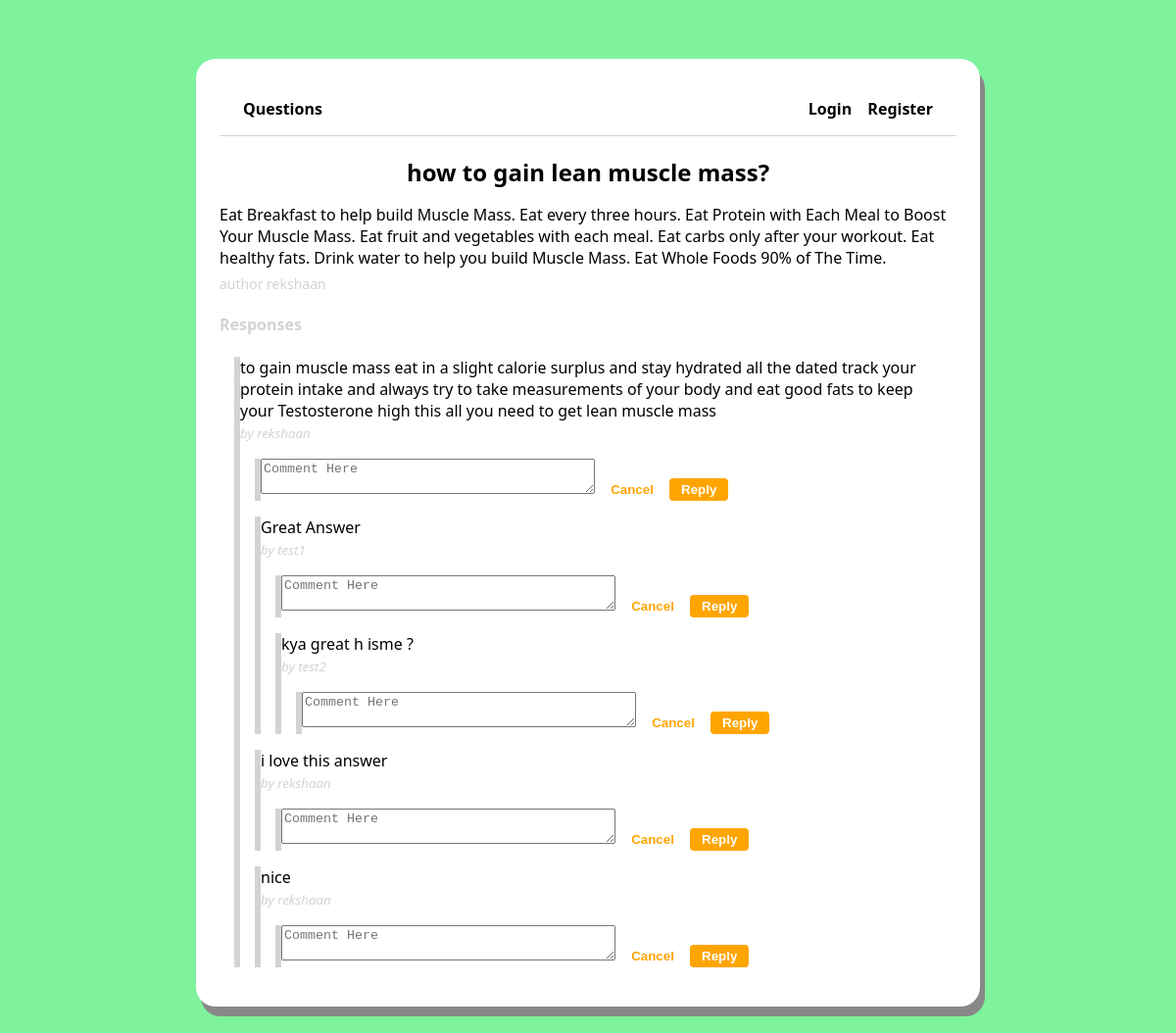
Screenshot of /question/3 with the database file from the repository.
### main/models.py (models this page shows, shortened)
class Question(models.Model):
    author = models.ForeignKey(User, null=False, on_delete=models.CASCADE)
    title = models.CharField(max_length=200, null=False)
    body = models.TextField(null=False)
    created_at = models.DateTimeField(auto_now_add=True)
    updated_at = models.DateTimeField(auto_now=True)
    def get_responses(self):
        return self.responses.filter(parent=None)

class Response(models.Model):
    user = models.ForeignKey(User, null=False, on_delete=models.CASCADE)
    question = models.ForeignKey(Question, null=False, on_delete=models.CASCADE, related_name='responses')
    parent = models.ForeignKey('self', null=True, blank=True, on_delete=models.CASCADE)
    body = models.TextField(null=False)
    created_at = models.DateTimeField(auto_now_add=True)
    updated_at = models.DateTimeField(auto_now=True)
    def get_responses(self):
        return Response.objects.filter(parent=self)

### main/views.py (the view, shortened to what this page needs)
# urls.py: path('question/<int:id>', views.questionPage, name="question"),
def questionPage(request, id):
    response_form = NewResponseForm()
    reply_form = NewReplyForm()
    question = Question.objects.get(id=id)
    context = {
        'question': question,
        'response_form': response_form,
        'reply_form': reply_form,
    }
    return render(request, 'question.html', context)

### main/forms.py
class NewResponseForm(forms.ModelForm):
    class Meta:
        model = Response
        fields = ['body']

class NewReplyForm(forms.ModelForm):
    class Meta:
        model = Response
        fields = ['body']
        widgets = {
            'body': forms.Textarea(attrs={
                'rows': 2,
                'placeholder': 'Comment Here'
            })
        }

### main/templates/question.html (shortened to what this page needs)
<!DOCTYPE html>
<html lang="en">
<head>
</head>
<body>
{% extends 'layouts/page.html' %}
{% block content %}
<div class="page question-page" >
<h2 class="question-title">{{question.title}}</h2>
    <p class="question-body">{{question.body}}</p>
    <span class="question-author">author {{question.author.username}}</span>
    <div class="responses-container">
        <h4 class="responses-container-heading">Responses</h4>
        {% if not question.responses.all %}
            <p class="no-responses-text">No Responses Yet</p>
        {% else %}
            {% for response in question.get_responses %}
                {% include 'components/response.html' with response=response %}
            {% endfor %}
        {% endif %}
    </div>
</div>
{% endblock %}

### main/templates/layouts/page.html (shortened to what this page needs)
{% load static %}
<!DOCTYPE html>
<html lang="en">
<head>
    <link rel="stylesheet" type="text/css" href = "{% static 'css/styles.css' %}?{% now 'U'  %}"/>
</head>
<body>
<div class="main">
    {% include 'navbar.html' %}
    {% block content %}
    {% endblock %}
</div>
</body>
</html>

### main/templates/navbar.html (shortened to what this page needs)
<!DOCTYPE html>
<html lang="en">
<head>
</head>
<body>
<nav class="navbar">
    <div class="main-menu">
        <ul>
            <li><a href="{% url 'index' %}">Questions</a></li>
        </ul>
    </div>
    <div class="user-menu">
        <ul>
            {% if user.is_authenticated %}
            <li><a href="{% url 'new-question' %}">Ask Question</a></li>
            <li><a href="{% url 'logout' %}">Logout</a></li>
            {% else %}
            <li><a href="{% url 'login' %}">Login</a></li>
            <li><a href="{% url 'register' %}">Register</a></li>
            {% endif %}
        </ul>
    </div>
</nav>
</body>
</html>

### main/templates/components/response.html (shortened to what this page needs)
<!DOCTYPE html>
<html lang="en">
<head>
</head>
<body>
<blockquote id="{{response.id}}">
    <p class="response-body">{{response.body}}</p>
    <small class="response-author">by {{response.user.username}}</small>
    <blockquote id="reply-form-container-{{response.id}}" class="reply-form-container">
        <form method="POST" action="/reply" class="reply-form">
            {{ reply_form.body }}
            <button type="button" class="reply-form-cancel-button" onclick="handleCancelReply({{response.id}})">Cancel</button>
            <input type="submit" class="reply-form-submit-button" value="Reply"/>
        </form>
    </blockquote>
    {% for children in response.get_responses %}
    {% include 'components/response.html' with response=children %}
    {% endfor %}
</blockquote>
</body>
</html>

### main/static/css/styles.css (style rules this page uses)
html, body { font-family: Segoe UI; background-color: #7ef29d; }
*, *::after, *::before { box-sizing: border-box; }
a { text-decoration:none; }
ul { list-style:none; padding:0; }
blockquote { border-left:6px solid lightgray; padding-length:6px; margin-left:15px; }
.main { max-width:800px; margin:60px auto; padding:24px; border-radius:20px; background-color:white; box-shadow: 5px 10px #888888 }
.navbar { display:flex; flex-direction:row; justify-content:space-between; padding: 0 24px; border-bottom:1px solid lightgray; }
.user-menu ul li a, .main-menu ul li a { color:black; font-weight:700; }
.user-menu ul li { display:inline; margin-left:12px; }
.page { display:flex; flex-direction:column; }
.question-title { font-weight:900; margin:20px auto 0 auto; }
.question-body { margin-bottom:6px; }
.question-author { font-size:14px; color: lightgray; }
.responses-container-heading { color:lightgray; }
.response-body { margin:0; }
.response-author { color:lightgray; font-style:italic; }
.reply-form textarea { width:100; }
.reply-form-cancel-button { font-weight:600; color:orange; background-color:transparent; border:none; padding:4px 12px; cursor:pointer; }
.reply-form-submit-button { font-weight:600; color:white; background-color:orange; border:none; border-radius:4px; padding:4px 12px; cursor:pointer; }

### rows the page displays
Question: title "how to gain lean muscle mass?", body "Eat Breakfast to help build Muscle Mass. Eat every three hours. Eat Protein with Each Meal to Boost Your Muscle Mass. Eat fruit and vegetables with each meal. Eat carbs only after your workout. Eat healthy fats. Drink water to help you build Muscle Mass. Eat Whole Foods 90% of The Time.", author.username "rekshaan"
Response: body "to gain muscle mass eat in a slight calorie surplus and stay hydrated all the dated track your protein intake and always try to take measurements of your body and eat good fats to keep your Testosterone high this all you need to get lean muscle mass", user.username "rekshaan"
Response: body "Great Answer", user.username "test1"
Response: body "kya great h isme ?", user.username "test2"
Response: body "i love this answer", user.username "rekshaan"
Response: body "nice", user.username "rekshaan"
